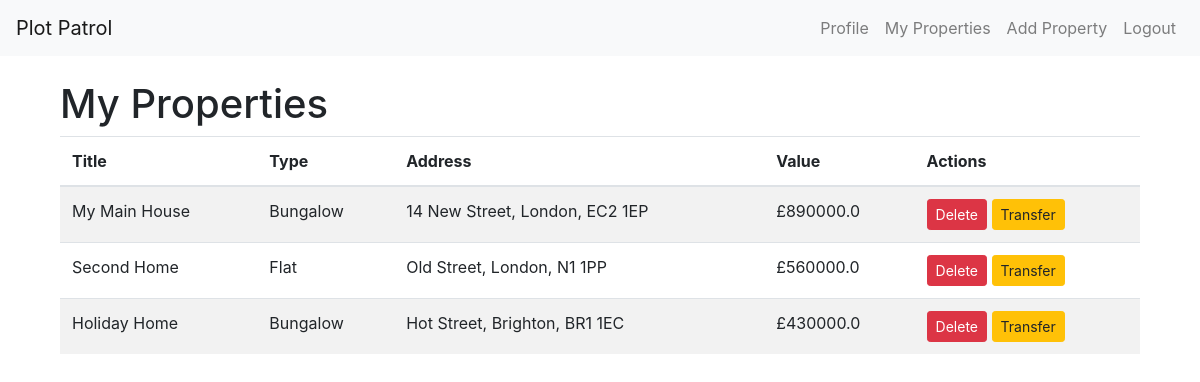
The app's page /properties (signed in), older data.
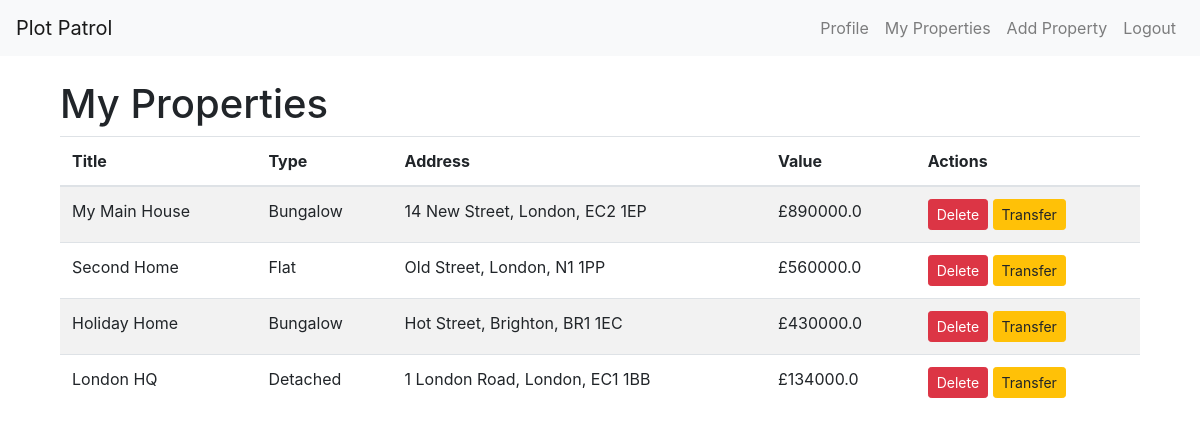
The same page, newer data.
### models/property.py (models this page shows, shortened)
class Property(db.Model):
    id = db.Column(db.Integer, primary_key=True)
    title = db.Column(db.String(100), nullable=False)
    property_type = db.Column(db.String(50), nullable=False)
    address = db.Column(db.String(200), nullable=False)
    city = db.Column(db.String(100), nullable=False)
    postcode = db.Column(db.String(20), nullable=False)
    value = db.Column(db.Float, nullable=False)
    date_added = db.Column(db.DateTime, default=datetime.utcnow)
    owner_id = db.Column(db.Integer, db.ForeignKey('user.id'), nullable=False)

### routes/property_routes.py (the view)
@app.route('/properties', methods=['GET'])
@login_required
def user_properties():
    properties = Property.query.filter_by(owner_id=current_user.id).all()
    total_property_value = sum(property.value for property in properties)
    return render_template('user_properties.html', properties=properties, total_property_value=total_property_value)

### app.py (called while the page is built)
@login_manager.user_loader
def load_user(user_id):
    return User.query.get(int(user_id))

### templates/user_properties.html (shortened to what this page needs)
{% extends "base.html" %}
{% block content %}
<div class="container mt-4">
    <h1>My Properties</h1>
    <table class="table table-striped">
        <thead>
            <tr>
                <th>Title</th>
                <th>Type</th>
                <th>Address</th>
                <th>Value</th>
                <th>Actions</th>
            </tr>
        </thead>
        <tbody>
            {% for property in properties %}
            <tr>
                <td>{{ property.title }}</td>
                <td>{{ property.property_type }}</td>
                <td>{{ property.address }}, {{ property.city }}, {{ property.postcode }}</td>
                <td>£{{ property.value }}</td>
                <td>
                    <form action="{{ url_for('delete_property', id=property.id) }}" method="post" style="display:inline;">
                        <button type="submit" class="btn btn-danger btn-sm">Delete</button>
                    </form>
                    <a href="{{ url_for('transfer_property', id=property.id) }}" class="btn btn-warning btn-sm">Transfer</a>
                </td>
            </tr>
            {% endfor %}
        </tbody>
    </table>
</div>
{% endblock %}

Row changes from the older to the newer data that the page shows:
added Property: title "London HQ", property_type "Detached", address "1 London Road", city "London", postcode "EC1 1BB", value "134000.0"
